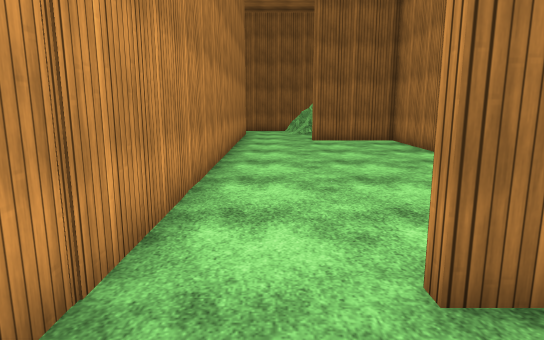
view 1 (above)

20 first-person views from a walk through a 3-D level made in the Unity game engine. The camera is 1.5 m above the floor, tilts 10° down and sees 75° across. The floor is counted in squares, 1.2 m on a side. Each view is taken from the middle of a square. On the plan, view 1 faces up. The plan holds only what a view shows up to about 14 squares ahead; the rest is blank. The player character is not drawn. Surface patterns are stand-ins for the level's own textures.

view 2
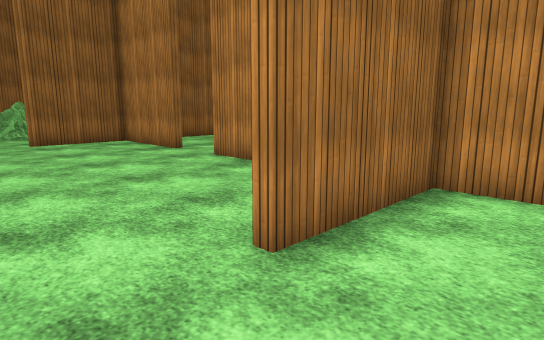

view 3
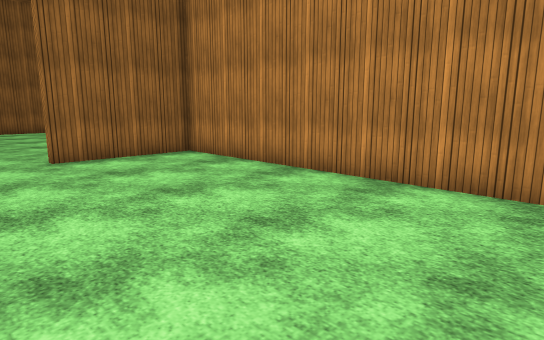

view 4
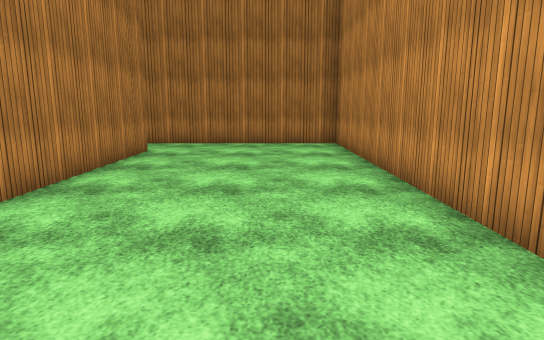

view 5
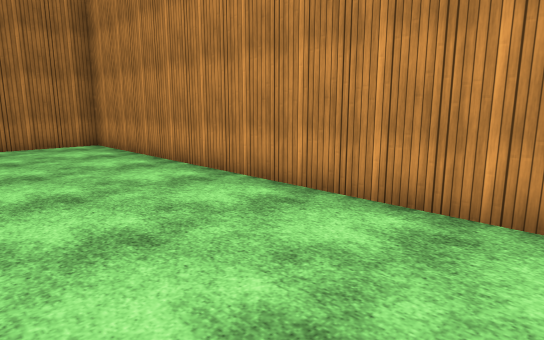

view 6
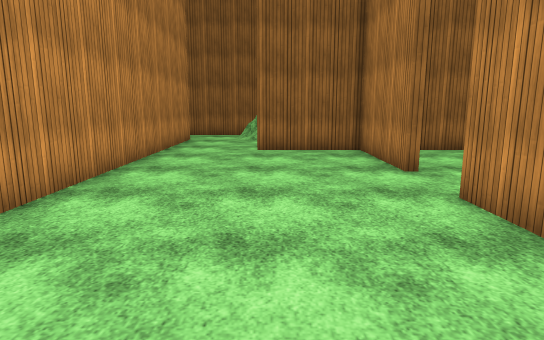

view 7
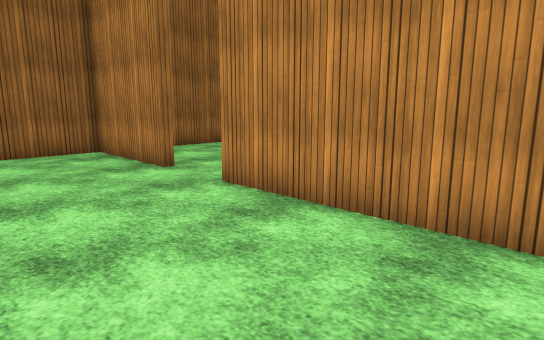

view 8
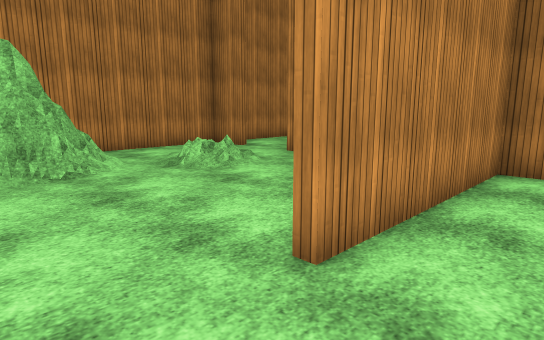

view 9
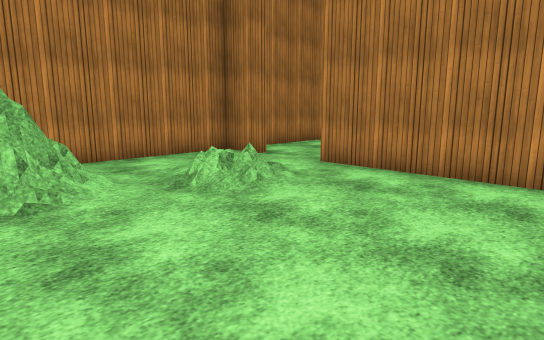

view 10
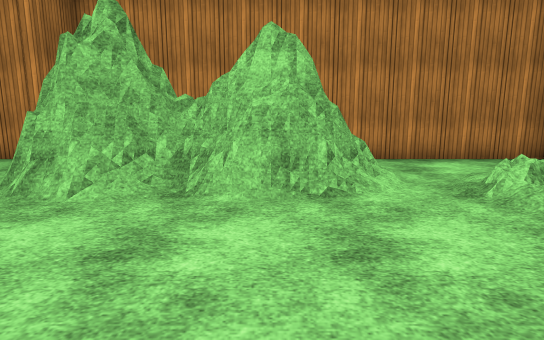

view 11
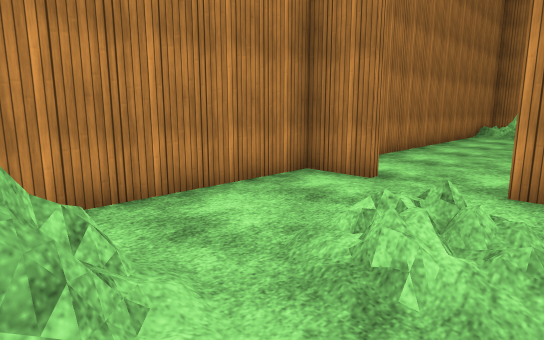

view 12
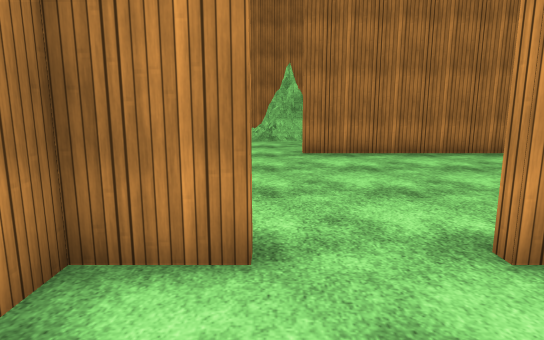

view 13
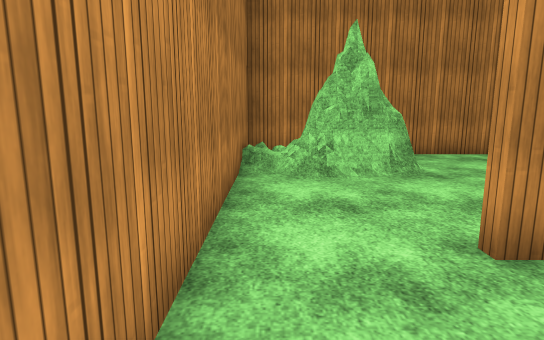

view 14
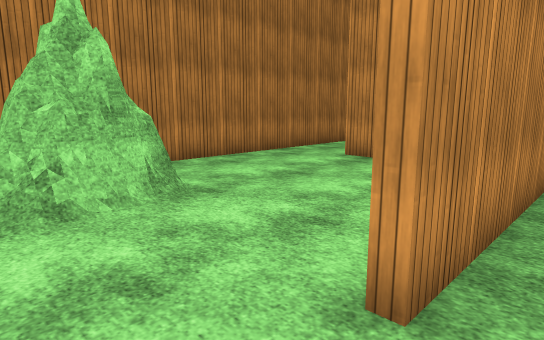

view 15
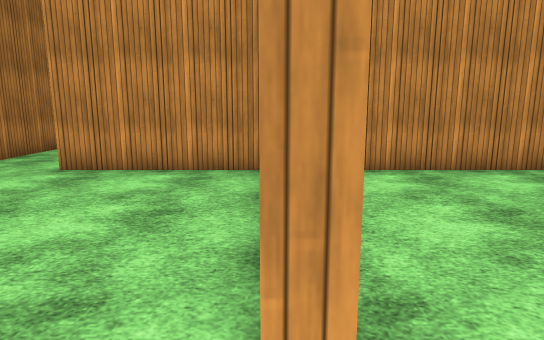

view 16
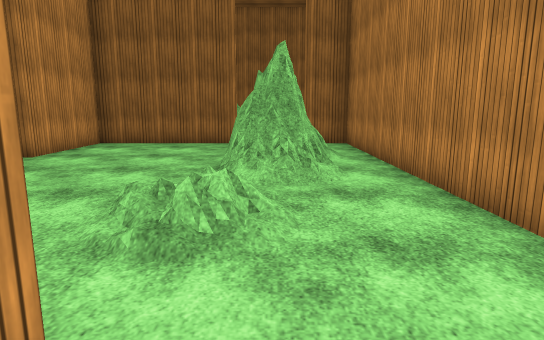

view 17
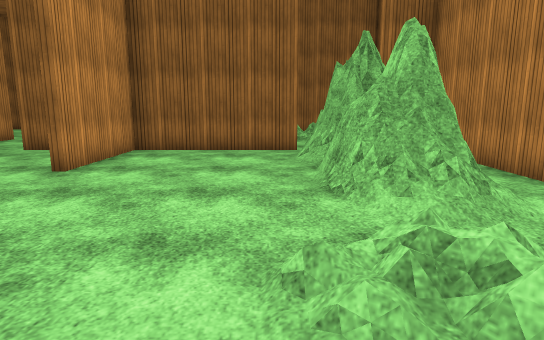

view 18
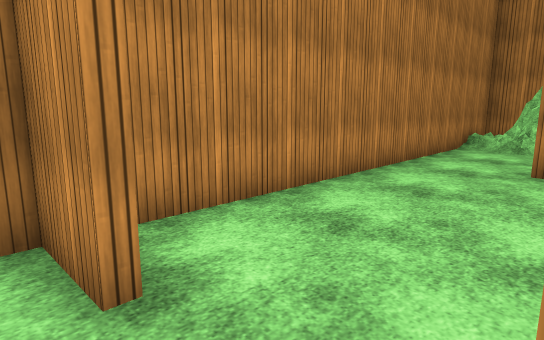

view 19
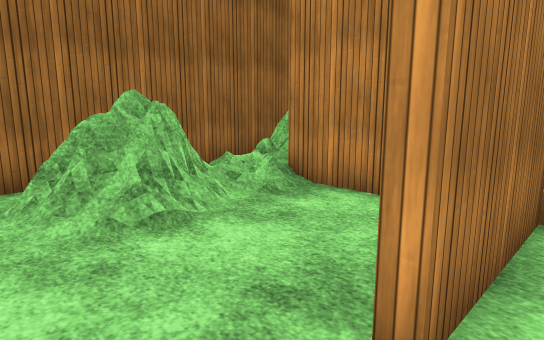

view 20
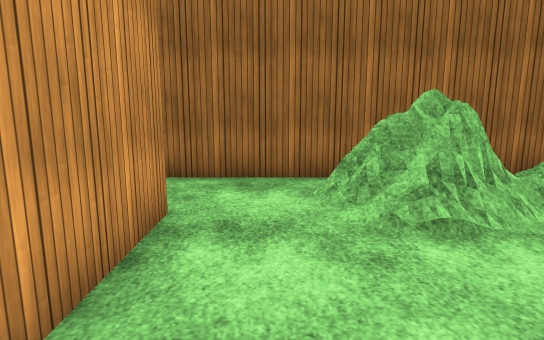

### Floor plan
Key: @ floor where view 1 was taken; # wall or solid block; . floor; / step, stairs or slope; = window, fence, low wall or low ledge.
Columns run from 2 left of view 1 to 14 right of it. Each row starts with its distance up from view 1.
 19 .######
 18 ...=#=##
 17  #.=#=##
 16  #.....#
 15  #.....#
 14  #..######### ###
 13  #.....#....# #.#
 12  #.....#....# #.#
 11  #.....#....# #.#
 10  #.....#....# #.#
  9  #..........###.#
  8  #..........###.#
  7  #.....#.....//.#
  6  #.....#........#
  5  #.....#....//..#
  4  #.....#....//..#
  3 ##.....#........#
  2 #...#########..##
  1 #......#   .....#
  0 #.@....#.  .....#
 -1 #......#........#
 -2 #......#........#
 -3 #......#........#
 -4 #......#........#
 -5 #......#######..#
 -6 #......#........#
 -7 #......#........#
 -8 #......#........#
 -9 #......#....###/#
-10 #...........###/#
-11 #...........  # #
-12 #################

Positions as (right, up) in squares from view 1, and headings:
1: (0, 0), facing up
2: (-1, 0), facing up-right
3: (-1, -7), facing up-right
4: (1, 1), facing down
5: (3, 1), facing down-left
6: (2, 3), facing up
7: (1, 3), facing up-right
8: (3, 10), facing down-right
9: (5, 9), facing down-right
10: (5, 9), facing right
11: (9, 8), facing down-right
12: (12, 5), facing down
13: (13, -2), facing down
14: (13, -4), facing down-left
15: (12, -5), facing left
16: (11, 1), facing up
17: (9, 3), facing up
18: (10, 3), facing down-right
19: (0, 13), facing up-right
20: (0, 13), facing up
